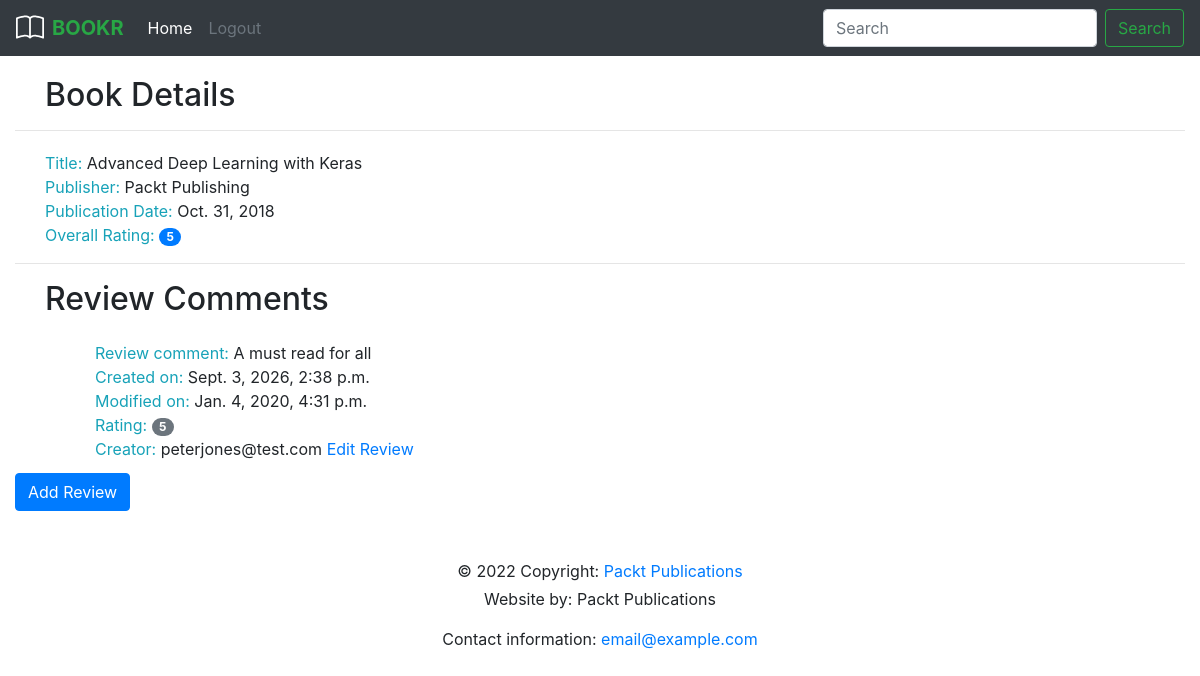
Page /books/1/ on the committed database.
### reviews/models.py (models this page shows, shortened)
class Book(models.Model):
    title = models.CharField(max_length=70, help_text="The title of the book")
    publication_date = models.DateField(verbose_name= "Date the book was published")
    isbn= models.CharField( max_length=20, verbose_name="ISBN number of the book")
    publisher = models.ForeignKey(Publisher, on_delete=models.CASCADE)
    contributors = models.ManyToManyField(Contributor, through='BookContributor')

class Publisher(models.Model):
    name = models.CharField(max_length=100, help_text='The name of the publisher')
    website = models.URLField( help_text="The Publisher's website")
    email = models.EmailField( help_text="The Publisher's email address")
    def __str__(self):
        return self.name

class Review(models.Model):
    content = models.TextField(help_text="The review content")
    rating= models.FloatField(help_text="The rating the reviewer has given")
    date_created= models.DateTimeField(auto_now_add=True, help_text="The date and time the review was created")
    date_edited= models.DateTimeField(null=True, help_text="The date and time the review was last edited")
    creator=models.ForeignKey(auth.get_user_model(), on_delete=models.CASCADE)
    book = models.ForeignKey(Book, on_delete=models.CASCADE, help_text="The book that the review is for")

### reviews/views.py (the view)
# urls.py: path('books/<int:book_id>/', views.book_detail, name='book_detail'),
def book_detail(request, book_id):
    book = get_object_or_404(Book, pk=book_id)
    reviews = book.review_set.all()
    rating_list = [review.rating for review in reviews]
    if rating_list:
        book_rating = average_rating(rating_list)
    else:
        book_rating = None
    context = {'book': book, 'reviews': reviews, 'book_rating': book_rating}
    return render(request, 'reviews/book_detail.html', context)

### reviews/utils.py (called while the page is built)
def average_rating(rating_list):
    if not rating_list:
        return 0
    return round(sum(rating_list) / len(rating_list))

### reviews/templates/reviews/book_detail.html
{% extends 'base.html' %}
{% block content %}
    <h2 style="margin-left: 30px;margin-top: 20px;">Book Details</h2>
    <hr>
    <div style="margin-left: 30px;margin-top: 20px;">
        <span class="text-info">Title:</span> <span>{{ book.title }}</span><br>
        <span class="text-info">Publisher:</span> <span>{{ book.publisher }}</span><br>
        <span class="text-info">Publication Date:</span> <span>{{ book.publication_date }}</span><br>
        <span class="text-info">Overall Rating:</span>
        <span class="badge badge-primary badge-pill">{{ book_rating }}</span>
    </div>
    <hr>
    <h2 style="margin-left: 30px" >Review Comments</h2>
    <ul style="margin-left: 60px;margin-top: 10px;" class="list-group list-group-flush">
        {% for review in reviews %}
            <li class="list-group-item">
                <span class="text-info">Review comment:</span> <span>{{ review.content }}</span><br>
                <span class="text-info">Created on:</span> <span>{{ review.date_created }}</span><br>
                <span class="text-info">Modified on:</span> <span>{{ review.date_edited }}</span><br>
                <span class="text-info">Rating:</span>
                <span class="badge badge-secondary badge-pill">{{ review.rating|floatformat:0 }}</span><br>
                <span class="text-info">Creator:</span> <span>{{ review.creator.email }}</span>
                <a href="{% url 'review_edit' book.pk review.pk %}">Edit Review</a>
            </li>
        {% empty %}
            <li class="list-group-item">Chưa có đánh giá nào cho cuốn sách này.</li>
        {% endfor %}
    </ul>
    <a href="{% url 'review_create' book.pk %}" class="btn btn-primary">Add Review</a>
{% endblock %}

### templates/base.html (shortened to what this page needs)
<!DOCTYPE html>
<html lang="en">
<head>
    <link rel="stylesheet" href="https://cdn.jsdelivr.net/npm/bootstrap@4.6.2/dist/css/bootstrap.min.css">
</head>
<body>
    <nav class="navbar navbar-expand-lg navbar-dark bg-dark">
        <a class="navbar-brand d-flex align-items-center" href="/">
            <span class="text-success font-weight-bold">BOOKR</span>
        </a>
        <div class="collapse navbar-collapse">
            <ul class="navbar-nav mr-auto">
                <li class="nav-item"><a class="nav-link text-white" href="/">Home</a></li>
                <li class="nav-item"><a class="nav-link text-secondary" href="#">Logout</a></li>
            </ul>
            <form class="form-inline my-2 my-lg-0" action="{% url 'book_search' %}" method="get">
                <input class="form-control mr-sm-2"
                       type="search"
                       name="search"
                       placeholder="Search"
                       value="{{ search_text }}"
                       minlength="3"
                       required>
                <button class="btn btn-outline-success my-2 my-sm-0" type="submit">Search</button>
            </form>
        </div>
    </nav>
    <div class="container-fluid mt-3" style="min-height: 50vh;">
       {% block content %}
       {% endblock %}
    </div>
    <footer class="mt-5 pb-4 text-center">
        <p class="mb-1">© 2022 Copyright: <a href="#">Packt Publications</a></p>
        <p class="mb-3">Website by: Packt Publications</p>
        <p>Contact information: <a href="mailto:email@example.com">email@example.com</a></p>
    </footer>
</body>
</html>

### rows in the picture
Book: title "Advanced Deep Learning with Keras", publisher "Packt Publishing", publication_date "Oct. 31, 2018"
Review: content "A must read for all", date_created "Sept. 3, 2026, 2:38 p.m.", date_edited "Jan. 4, 2020, 4:31 p.m.", rating "5", creator.email "peterjones@test.com"

### other values in the picture
{{ book_rating }} "5"
